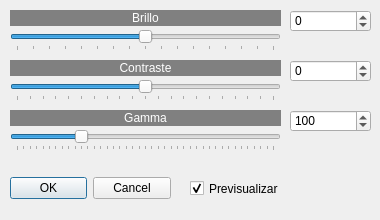
<?xml version="1.0" encoding="UTF-8"?>
<ui version="4.0">
 <class>brillocontraste</class>
 <widget class="QDialog" name="brillocontraste">
  <property name="windowModality">
   <enum>Qt::WindowModality::WindowModal</enum>
  </property>
  <property name="geometry">
   <rect>
    <x>0</x>
    <y>0</y>
    <width>380</width>
    <height>220</height>
   </rect>
  </property>
  <property name="sizePolicy">
   <sizepolicy hsizetype="Fixed" vsizetype="Fixed">
    <horstretch>0</horstretch>
    <verstretch>0</verstretch>
   </sizepolicy>
  </property>
  <property name="minimumSize">
   <size>
    <width>380</width>
    <height>220</height>
   </size>
  </property>
  <property name="maximumSize">
   <size>
    <width>380</width>
    <height>220</height>
   </size>
  </property>
  <property name="windowTitle">
   <string>Brillo/contraste/gamma...</string>
  </property>
  <property name="windowIcon">
   <iconset resource="recursos.qrc">
    <normaloff>:/imagenes/icono.png</normaloff>:/imagenes/icono.png</iconset>
  </property>
  <widget class="QDialogButtonBox" name="buttonBox">
   <property name="geometry">
    <rect>
     <x>10</x>
     <y>172</y>
     <width>161</width>
     <height>32</height>
    </rect>
   </property>
   <property name="orientation">
    <enum>Qt::Orientation::Horizontal</enum>
   </property>
   <property name="standardButtons">
    <set>QDialogButtonBox::StandardButton::Cancel|QDialogButtonBox::StandardButton::Ok</set>
   </property>
  </widget>
  <widget class="QSlider" name="horizontalSlider">
   <property name="geometry">
    <rect>
     <x>10</x>
     <y>30</y>
     <width>271</width>
     <height>21</height>
    </rect>
   </property>
   <property name="minimum">
    <number>-256</number>
   </property>
   <property name="maximum">
    <number>256</number>
   </property>
   <property name="pageStep">
    <number>16</number>
   </property>
   <property name="orientation">
    <enum>Qt::Orientation::Horizontal</enum>
   </property>
   <property name="tickPosition">
    <enum>QSlider::TickPosition::TicksBelow</enum>
   </property>
   <property name="tickInterval">
    <number>32</number>
   </property>
  </widget>
  <widget class="QLabel" name="label">
   <property name="geometry">
    <rect>
     <x>10</x>
     <y>10</y>
     <width>271</width>
     <height>16</height>
    </rect>
   </property>
   <property name="styleSheet">
    <string notr="true">background-color: rgb(128, 128, 128);
color: rgb(255, 255, 255);</string>
   </property>
   <property name="text">
    <string>Brillo</string>
   </property>
   <property name="alignment">
    <set>Qt::AlignmentFlag::AlignCenter</set>
   </property>
  </widget>
  <widget class="QSpinBox" name="spinBox">
   <property name="geometry">
    <rect>
     <x>290</x>
     <y>10</y>
     <width>81</width>
     <height>22</height>
    </rect>
   </property>
   <property name="minimum">
    <number>-256</number>
   </property>
   <property name="maximum">
    <number>256</number>
   </property>
  </widget>
  <widget class="QSpinBox" name="spinBox_2">
   <property name="geometry">
    <rect>
     <x>290</x>
     <y>60</y>
     <width>81</width>
     <height>22</height>
    </rect>
   </property>
   <property name="minimum">
    <number>-100</number>
   </property>
   <property name="maximum">
    <number>100</number>
   </property>
  </widget>
  <widget class="QSlider" name="horizontalSlider_2">
   <property name="geometry">
    <rect>
     <x>10</x>
     <y>80</y>
     <width>271</width>
     <height>21</height>
    </rect>
   </property>
   <property name="minimum">
    <number>-100</number>
   </property>
   <property name="maximum">
    <number>100</number>
   </property>
   <property name="orientation">
    <enum>Qt::Orientation::Horizontal</enum>
   </property>
   <property name="tickPosition">
    <enum>QSlider::TickPosition::TicksBelow</enum>
   </property>
   <property name="tickInterval">
    <number>10</number>
   </property>
  </widget>
  <widget class="QLabel" name="label_2">
   <property name="geometry">
    <rect>
     <x>10</x>
     <y>60</y>
     <width>271</width>
     <height>16</height>
    </rect>
   </property>
   <property name="styleSheet">
    <string notr="true">background-color: rgb(128, 128, 128);
color: rgb(255, 255, 255);</string>
   </property>
   <property name="text">
    <string>Contraste</string>
   </property>
   <property name="alignment">
    <set>Qt::AlignmentFlag::AlignCenter</set>
   </property>
  </widget>
  <widget class="QCheckBox" name="checkBox">
   <property name="geometry">
    <rect>
     <x>190</x>
     <y>180</y>
     <width>101</width>
     <height>17</height>
    </rect>
   </property>
   <property name="text">
    <string>Previsualizar</string>
   </property>
   <property name="checked">
    <bool>true</bool>
   </property>
  </widget>
  <widget class="QSlider" name="horizontalSlider_3">
   <property name="geometry">
    <rect>
     <x>10</x>
     <y>130</y>
     <width>271</width>
     <height>21</height>
    </rect>
   </property>
   <property name="minimum">
    <number>0</number>
   </property>
   <property name="maximum">
    <number>400</number>
   </property>
   <property name="value">
    <number>100</number>
   </property>
   <property name="orientation">
    <enum>Qt::Orientation::Horizontal</enum>
   </property>
   <property name="tickPosition">
    <enum>QSlider::TickPosition::TicksBelow</enum>
   </property>
   <property name="tickInterval">
    <number>10</number>
   </property>
  </widget>
  <widget class="QSpinBox" name="spinBox_3">
   <property name="geometry">
    <rect>
     <x>290</x>
     <y>110</y>
     <width>81</width>
     <height>22</height>
    </rect>
   </property>
   <property name="minimum">
    <number>0</number>
   </property>
   <property name="maximum">
    <number>400</number>
   </property>
   <property name="value">
    <number>100</number>
   </property>
  </widget>
  <widget class="QLabel" name="label_3">
   <property name="geometry">
    <rect>
     <x>10</x>
     <y>110</y>
     <width>271</width>
     <height>16</height>
    </rect>
   </property>
   <property name="styleSheet">
    <string notr="true">background-color: rgb(128, 128, 128);
color: rgb(255, 255, 255);</string>
   </property>
   <property name="text">
    <string>Gamma</string>
   </property>
   <property name="alignment">
    <set>Qt::AlignmentFlag::AlignCenter</set>
   </property>
  </widget>
 </widget>
 <resources>
  <include location="recursos.qrc"/>
 </resources>
 <connections>
  <connection>
   <sender>buttonBox</sender>
   <signal>accepted()</signal>
   <receiver>brillocontraste</receiver>
   <slot>accept()</slot>
   <hints>
    <hint type="sourcelabel">
     <x>248</x>
     <y>254</y>
    </hint>
    <hint type="destinationlabel">
     <x>157</x>
     <y>274</y>
    </hint>
   </hints>
  </connection>
  <connection>
   <sender>buttonBox</sender>
   <signal>rejected()</signal>
   <receiver>brillocontraste</receiver>
   <slot>reject()</slot>
   <hints>
    <hint type="sourcelabel">
     <x>316</x>
     <y>260</y>
    </hint>
    <hint type="destinationlabel">
     <x>286</x>
     <y>274</y>
    </hint>
   </hints>
  </connection>
 </connections>
</ui>
